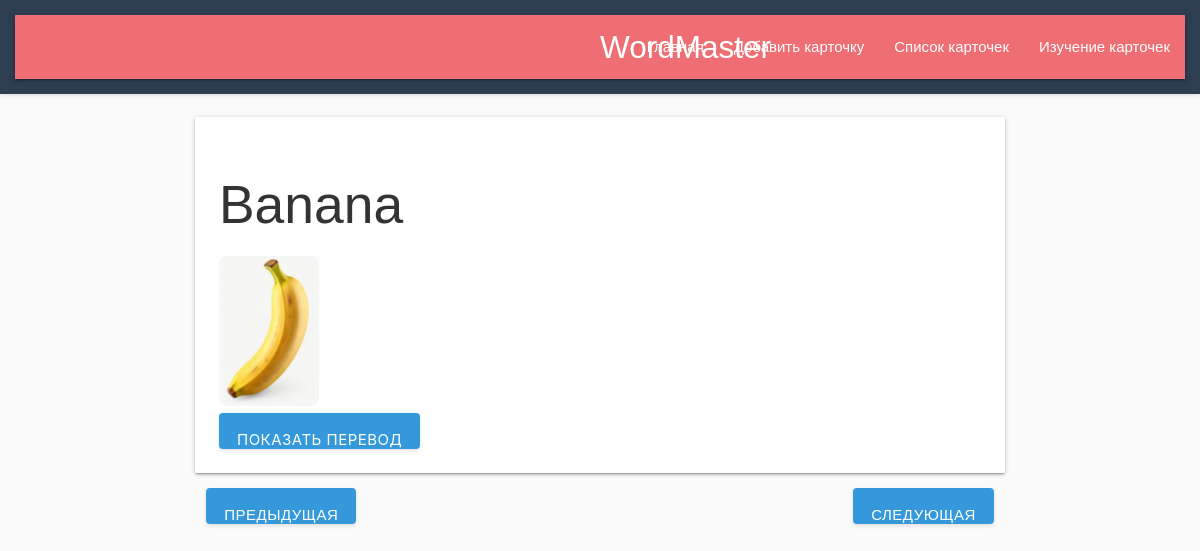
/study?card_id=5, run on the app's committed database.
### main/models.py (models this page shows, shortened)
class WordCard(models.Model):
    word = models.CharField(max_length=255, unique=True, verbose_name="Слово")
    translation = models.CharField(max_length=255, blank=True, null=True, verbose_name="Перевод")
    image = models.OneToOneField(
        ImageModel,
        blank=True,
        null=True,
        verbose_name="Изображения",
        on_delete=models.SET_NULL
    )
    created_at = models.DateTimeField(auto_now_add=True, verbose_name="Дата создания")
    updated_at = models.DateTimeField(auto_now=True, verbose_name="Дата обновления")
    class Meta:
        verbose_name = "Карточка слова"
        verbose_name_plural = "Карточки слов"

class ImageModel(models.Model):
    uuid = models.CharField(max_length=100)
    data = models.ImageField(upload_to='images/')

### main/views.py (the view)
# urls.py: path('study', views.StudyView.as_view(),  name='study'),
class StudyView(View):
    def get(self, request, *args, **kwargs):
        current_card_id = request.GET.get('card_id')
        cards = WordCard.objects.all().order_by('created_at')
        if current_card_id:
            current_card = get_object_or_404(WordCard, id=current_card_id)
        else:
            current_card = cards.first()
        if not current_card:
            return render(request, "study.html", {'current_card': None})
        card_list = list(cards)
        current_index = card_list.index(current_card)
        prev_card = card_list[current_index - 1] if current_index > 0 else None
        next_card = card_list[current_index + 1] if current_index < len(card_list) - 1 else None
        context = {
            'current_card': current_card,
            'prev_card': prev_card,
            'next_card': next_card,
        }
        return render(request, "study.html", context)

### templates/study.html (shortened to what this page needs)
{% load static %}
<!DOCTYPE html>
<html lang="en">
<head>
    <link href="https://cdnjs.cloudflare.com/ajax/libs/materialize/1.0.0/css/materialize.min.css" rel="stylesheet">
    <link rel="stylesheet" href="{% static 'css/styles.css' %}">
</head>
<body>
    {% include 'header.html' %}
    <main class="container">
        {% if current_card %}
            <div class="card">
                <div class="card-content">
                    <h2 id="word">{{ current_card.word }}</h2>
                    {% if current_card.image %}
                        <img src="{{ current_card.image.data }}" alt="{{ current_card.word }}" class="thumbnail">
                        <br>
                    {% endif %}
                    <button id="show-translation" class="btn">Показать перевод</button>
                </div>
            </div>
            <div class="row">
                <div class="col s6">
                    <a href="?card_id={{ prev_card.id }}" class="btn {% if not prev_card %}disabled{% endif %}">Предыдущая</a>
                </div>
                <div class="col s6 right-align">
                    <a href="?card_id={{ next_card.id }}" class="btn {% if not next_card %}disabled{% endif %}">Следующая</a>
                </div>
            </div>
        {% else %}
            <p>Нет доступных карточек для изучения.</p>
        {% endif %}
    </main>
</body>
</html>

### static/css/styles.css (style rules this page uses)
body { font-family: Arial, sans-serif; background-color: #fafafa; margin: 0; padding: 0; color: #333; }
main { padding: 1rem; max-width: 1200px; margin: 0 auto; }
.thumbnail { max-width: 100px; height: auto; border-radius: 8px; }
.btn { background-color: #3498db; color: white; border: none; border-radius: 4px; padding: 0.6rem 1.2rem; cursor: pointer; font-size: 1rem; transition: background-color 0.3s ease, transform 0.2s ease; box-shadow: 0 2px 4px rgba(0, 0, 0, 0.1); }

### data on the page
WordCard: word "Banana", image.data (picture)
